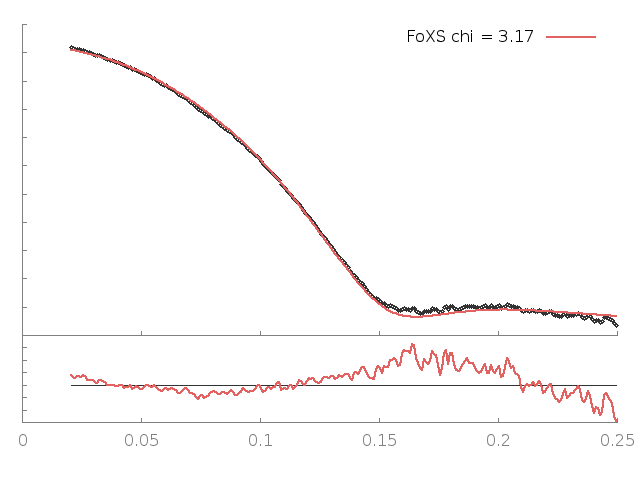

This figure's gnuplot source:
set terminal png enhanced; set output "23911.B99990041_MSE_23911_merged2_q25.png";
set lmargin 2; set rmargin 2;set multiplot
set origin 0,0;set size 1,0.3; set tmargin 0; set bmargin 3;set ylabel '';set format y '';set xtics nomirror;set ytics nomirror; set border 3
set style line 11 lc rgb '#808080' lt 1;set border 3 back ls 11;f(x)=1
plot f(x) notitle lc rgb '#333333', '23911.B99990041_MSE_23911_merged2_q25.dat' u 1:($2/$3) notitle w lines lw 2.5 lc rgb '#e26261'
set origin 0,0.3;set size 1,0.69; set bmargin 0; set tmargin 1;set xlabel ''; set format x ''; set ylabel '';
plot '23911.B99990041_MSE_23911_merged2_q25.dat' u 1:2 thru log(y) notitle lc rgb '#333333' pt 6 ps 0.8, '23911.B99990041_MSE_23911_merged2_q25.dat' u 1:3 thru log(y) t 'FoXS chi = 3.17' w lines lw 2.5 lc rgb '#e26261'
unset multiplot
reset
